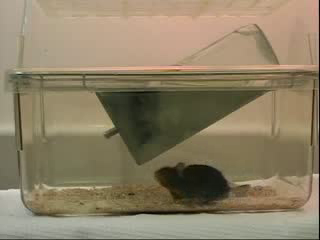
#> input picture frame 30 of resources/mitmouse.mp4, 320 x 240 px
$ python track_mouse.py
#> lines starting #> are read from the running program, lines starting #| are printed output that depends on the picture; after the words box and inside, x2 and y2 are one past the last pixel; in counts of white or black regions, pixels touching at a corner belong together
### mouse_detection/tracker.py
import math


class EuclideanDistTracker:
    def __init__(self):
        # Store the center positions of the objects
        self.center_points = {}
        # Keep the count of the IDs
        # each time a new object id detected, the count will increase by one
        self.id_count = 0


    def update(self, objects_rect):
        # Objects boxes and ids
        objects_bbs_ids = []

        # Get center point of new object
        for rect in objects_rect:
            x, y, w, h = rect
            cx = (x + x + w) // 2
            cy = (y + y + h) // 2

            # Find out if that object was detected already
            same_object_detected = False
            for id, pt in self.center_points.items():
                dist = math.hypot(cx - pt[0], cy - pt[1])

                if dist < 25:
                    self.center_points[id] = (cx, cy)
                    objects_bbs_ids.append([x, y, w, h, id])
                    same_object_detected = True
                    break

            # New object is detected we assign the ID to that object
            if same_object_detected is False:
                self.center_points[self.id_count] = (cx, cy)
                objects_bbs_ids.append([x, y, w, h, self.id_count])
                self.id_count += 1

        # Clean the dictionary by center points to remove IDS not used anymore
        new_center_points = {}
        for obj_bb_id in objects_bbs_ids:
            _, _, _, _, object_id = obj_bb_id
            center = self.center_points[object_id]
            new_center_points[object_id] = center

        # Update dictionary with IDs not used removed
        self.center_points = new_center_points.copy()
        return objects_bbs_ids

### track_mouse.py
import cv2
import numpy as np
from mouse_detection.tracker import *
import matplotlib.pyplot as plt

cap = cv2.VideoCapture("resources/mitmouse.mp4")
# object detector:
object_detector = cv2.createBackgroundSubtractorMOG2(history=2000, varThreshold=24)
# tracking
tracker = EuclideanDistTracker()

# morphology filters
kernel = cv2.getStructuringElement(cv2.MORPH_ELLIPSE,(3,3))
kernel10 = cv2.getStructuringElement(cv2.MORPH_ELLIPSE,(10,10))
# forgeting factor
alpha = 0.1
mask_hist = None
eps = 1E-12
xx = []
last_coords = 4 * [np.nan]
while True:
    try:
        ret, frame = cap.read()
#> frame is the input picture: shape (240, 320, 3); mean B, G, R 101.5, 127.4, 140.1
        # object detection
        mask = object_detector.apply(frame)
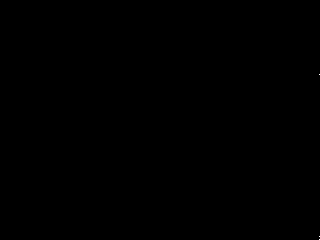
#> mask: shape (240, 320); values 127 (black) and 255 (white), 0% white in thin lines or dots, all inside (x1, y1, x2, y2) = (319, 74, 320, 240)
        if mask_hist is None:
            mask_hist = np.zeros((frame.shape[0], frame.shape[1]), dtype=float)
        _, mask = cv2.threshold(mask, 254,255,cv2.THRESH_BINARY)

        mask = cv2.morphologyEx(mask, cv2.MORPH_ERODE, kernel)
#> mask: shape (240, 320); every value is 0
        mask = cv2.morphologyEx(mask, cv2.MORPH_OPEN, kernel)
        mask = cv2.morphologyEx(mask, cv2.MORPH_CLOSE, kernel)
        mask = cv2.morphologyEx(mask, cv2.MORPH_DILATE, kernel10)

        mask_hist = mask.astype(float) + alpha * mask_hist
#> mask_hist: shape (240, 320) float64; every value is 0
        mask = mask_hist
        # print(mask)
        mask = 255*(mask - mask.min())/(eps+mask.max()-mask.min())
        mask = mask.astype(frame.dtype)


        contours, _ = cv2.findContours(mask, cv2.RETR_TREE, cv2.CHAIN_APPROX_SIMPLE)
#> contours = []
        detections = []
        for cnt in contours:
            area = cv2.contourArea(cnt)
            frame_detections = []
            if area > 400:
                # cv2.drawContours(frame, [cnt], -1, (0,255,0),2)
                x, y, h, w = cv2.boundingRect(cnt)
                # cv2.rectangle(frame, (x,y), (x+w, y+h), (0,255,0), 3)
                frame_detections.append([x, y, h, w])
            if len(frame_detections)>0:
                print('frame detections: ', frame_detections)
                detections_avg = np.mean(frame_detections, axis=0)
                print('detection avg: ', detections_avg)
                detections.append(detections_avg.astype(int).tolist())
#> this loop made 0 passes
#> after the loop, detections = []
                # xx.append(detections_avg[0])
            # else:
            #     xx.append(np.nan)
        # detection
        boxes_id = tracker.update(detections)
#> after the loop in update, `for rect in objects_rect:`: self.center_points = 0 items; self.id_count = 0
#> after the loop in update, `for obj_bb_id in objects_bbs_ids:`: new_center_points = 0 items
#> boxes_id = []
        # 2. Object Tracking
        boxes_ids = tracker.update(detections)
#> boxes_ids = []
        frame_coords = []
        for box_id in boxes_ids:
            x, y, w, h, id = box_id
            frame_coords.append([x, y, w, h])
            cv2.putText(frame, str(id), (x, y - 15), cv2.FONT_HERSHEY_PLAIN, 2, (255, 0, 0), 2)
            cv2.rectangle(frame, (x, y), (x + w, y + h), (0, 255, 0), 3)
#> after the loop, frame_coords = []
        if len(frame_coords)>0:
            last_coords = np.mean(frame_coords, axis=0)
            xx.append(last_coords)
        else:
            xx.append(last_coords)
        # plotting a cyan squere on the
        if not np.isnan(np.sum(last_coords)):
            x, y, w, h = last_coords.astype(int)
            cx = (x + x + w) // 2
            cy = (y + y + h) // 2
            W = 100
            H = 100
            cv2.rectangle(frame, (cx-W//2, cy-H//2), (cx + W//2, cy + H//2), (255,255,0), 3)

        cv2.imshow("Frame", frame)
        # cv2.imshow("Mask", mask)
        # cv2.imshow("contours", frame_cnt)
        key = cv2.waitKey(30)
#> (key Esc is pressed here)
        if key == 27:
            break
    except Exception as e:
        print(e)
        plt.plot(xx)
        plt.show()
        break

cap.release()
cv2.destroyAllWindows()
